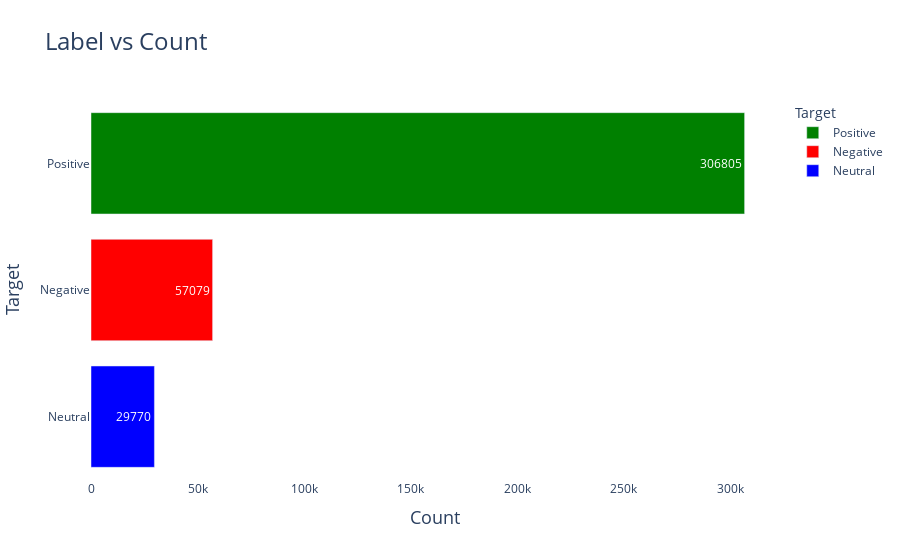

This figure's notebook cell:
### Markdown cell above
<div style="background-color: #009688; color: #DAA520; padding: 10px; font-size: 25px; font-weight: bold; text-align: center; border-radius: 5px;">
    Handling Class Imbalance
</div>

### Code cell
# Calculate the distribution of the 'target' column and reset the index to create a DataFrame
vc = df['target'].value_counts().reset_index()
vc.columns = ['target', 'count']  # Rename the columns for clarity

# Plot the distribution using Plotly's bar chart
fig = px.bar(vc, 
             x='count',  # Set the x-axis to show the count of each target label
             y='target',  # Set the y-axis to show the target labels
             orientation='h',  # Horizontal bar chart
             title='Label vs Count',  # Title of the plot
             labels={'count':'Count', 'target':'Target'},  # Labels for the axes
             text='count',  # Display the count value on each bar
             color='target',  # Color the bars based on the target label
             color_discrete_map={'Positive': 'green', 'Negative': 'red', 'Neutral': 'blue'})  # Assign specific colors to each target label

# Update layout for better readability and presentation
fig.update_layout(
    title_font_size=24,  # Set the font size for the title
    xaxis_title_font_size=18,  # Set the font size for the x-axis title
    yaxis_title_font_size=18,  # Set the font size for the y-axis title
    yaxis={'categoryorder':'total ascending'},  # Order the y-axis categories by count, ascending
    bargap=0.2,  # Set a gap between bars
    plot_bgcolor='rgba(0,0,0,0)'  # Set the plot background color to transparent
)

# Show the plot in the output
fig.show()

### Figure 1 — Plotly figure (JSON) as saved in the notebook; plotly's stock layout.template omitted (floating-point values rounded to 4 significant figures)
{"data": [{"alignmentgroup": "True", "hovertemplate": "Target=%{y}<br>Count=%{text}<extra></extra>", "legendgroup": "Positive", "marker": {"color": "green", "pattern": {"shape": ""}}, "name": "Positive", "offsetgroup": "Positive", "orientation": "h", "showlegend": true, "text": [306805], "textposition": "auto", "type": "bar", "x": [306805], "xaxis": "x", "y": ["Positive"], "yaxis": "y"}, {"alignmentgroup": "True", "hovertemplate": "Target=%{y}<br>Count=%{text}<extra></extra>", "legendgroup": "Negative", "marker": {"color": "red", "pattern": {"shape": ""}}, "name": "Negative", "offsetgroup": "Negative", "orientation": "h", "showlegend": true, "text": [57079], "textposition": "auto", "type": "bar", "x": [57079], "xaxis": "x", "y": ["Negative"], "yaxis": "y"}, {"alignmentgroup": "True", "hovertemplate": "Target=%{y}<br>Count=%{text}<extra></extra>", "legendgroup": "Neutral", "marker": {"color": "blue", "pattern": {"shape": ""}}, "name": "Neutral", "offsetgroup": "Neutral", "orientation": "h", "showlegend": true, "text": [29770], "textposition": "auto", "type": "bar", "x": [29770], "xaxis": "x", "y": ["Neutral"], "yaxis": "y"}], "layout": {"bargap": 0.2, "barmode": "relative", "legend": {"title": {"text": "Target"}, "tracegroupgap": 0}, "plot_bgcolor": "rgba(0,0,0,0)", "title": {"font": {"size": 24}, "text": "Label vs Count"}, "xaxis": {"anchor": "y", "domain": [0, 1], "title": {"font": {"size": 18}, "text": "Count"}}, "yaxis": {"anchor": "x", "categoryarray": ["Neutral", "Negative", "Positive"], "categoryorder": "total ascending", "domain": [0, 1], "title": {"font": {"size": 18}, "text": "Target"}}}}
